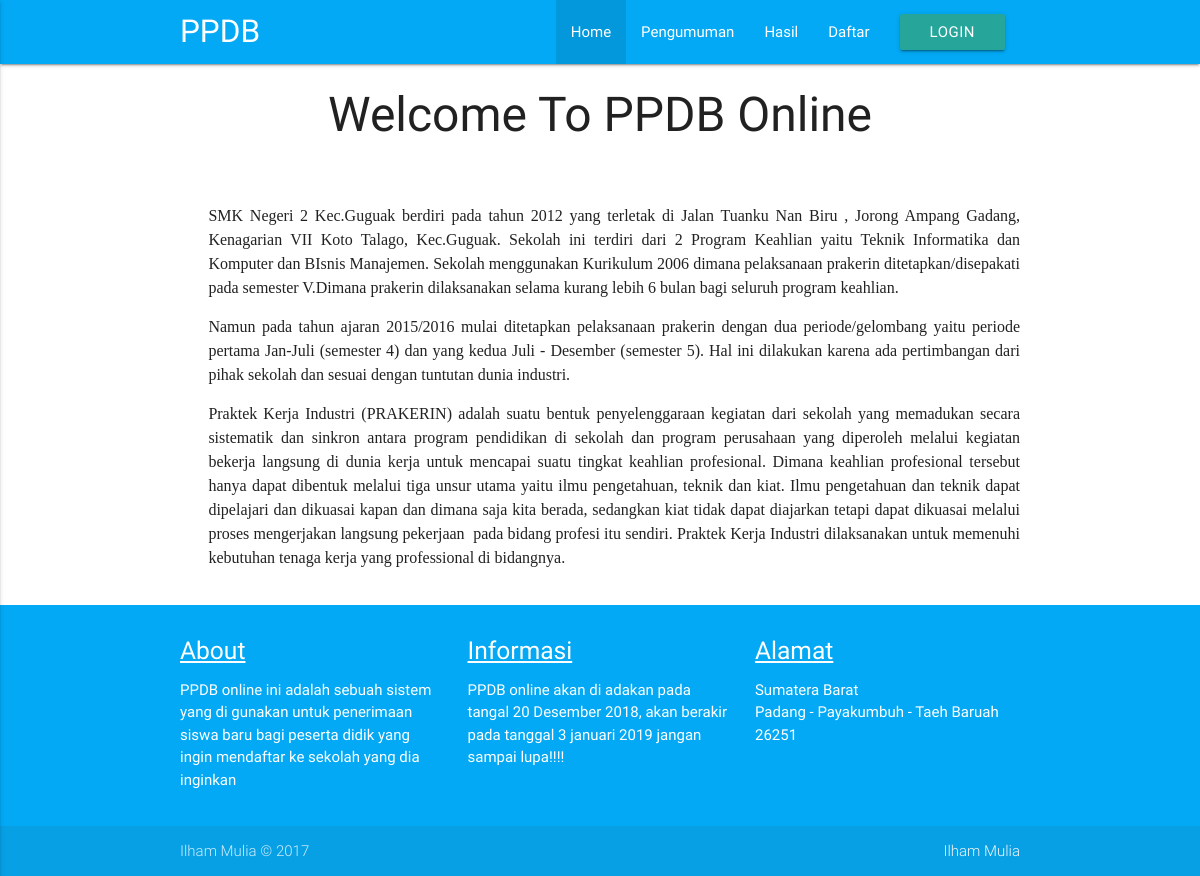
The page / on the database its author committed.
### tables this page shows
CREATE TABLE IF NOT EXISTS `config` (
`id` int(11) NOT NULL,
  `judul` varchar(200) NOT NULL,
  `text_home` text NOT NULL,
  `text_pengumuman` text NOT NULL,
  `about` text NOT NULL,
  `informasi` text NOT NULL,
  `alamat` text NOT NULL,
  `pemilik` varchar(200) NOT NULL
);

### application/models/tampil_m.php (called while the page is built, shortened)
<?php
class Tampil_m extends CI_Model{
  function data_tampil(){
    return $this->db->get('config');
  }
}

### application/controllers/home.php (called while the page is built, shortened)
<?php
class Home extends CI_Controller {
  public function __construct()
  {
    $this->load->model('login_m');
    $this->load->model('daftar_m');
    $this->load->model('tampil_m');
  }
	public function index()
	{
  $data['data'] = $this->tampil_m->data_tampil()->result();
  $this->load->view('index', $data);
	}
}

### index.php (called while the page is built, shortened)
<?php
require_once BASEPATH.'core/CodeIgniter.php';

### application/views/index.php (the view, shortened to what this page needs)
<?php
foreach ($data as $tampil) {
  ?>
<html lang="en">
<head>
  <link href="<?php echo base_url('materialize/css/materialize.css'); ?>" type="text/css" rel="stylesheet" media="screen,projection"/>
  <link href="<?php echo base_url('materialize/css/materialize.min.css'); ?>" type="text/css" rel="stylesheet" media="screen,projection"/>
</head>
<body>
<div class="navbar-fixed">
  <nav class="light-blue">
    <div class="container">
    <div class="nav-wrapper">
      <a href="#" class="brand-logo"><?php echo $tampil->judul; ?></a>
      <ul class="right hide-on-med-and-down">
        <li class="active"><a href="<?php echo base_url()?>" >Home</a></li>
        <li><a href="<?php echo base_url('index.php/home/pengumuman')?>">Pengumuman</a></li>
        <li><a href="<?php echo base_url('index.php/home/hasil')?>">Hasil</a></li>
        <li><a href="<?php echo base_url('index.php/home/daftar')?>">Daftar</a></li>
        <li><a class="waves-effect waves-light btn" href="<?php echo base_url('index.php/home/login')?>">Login</a></li>
      </ul>
    </div>
    </div>
  </nav>
</div>
<div class="container">
  <div class="row">
    <div class="col s12">
      <p>
        <?php echo $tampil->text_home; ?>
        </p>
    </div>
  </div>
</div>
<?php include 'footer.php'; ?>
<?php } ?>

### application/views/footer.php (shortened to what this page needs)
<?php
foreach ($data as $tampil) {
  ?>
<footer class=" light-blue page-footer" class="">
  <div class="container">
    <div class="row">
      <div class="col s4">
        <h5><u>About</u></h5>
        <p>
            <?php echo $tampil->about; ?>
        </p>
      </div>
      <div class="col s4">
          <h5><u>Informasi</u></h5>
          <p>
              <?php echo $tampil->informasi; ?>
          </p>
      </div>
      <div class="col s4">
        <h5><u>Alamat</u></h5>
        <p>
            <?php echo $tampil->alamat; ?>
        </p>
      </div>
    </div>
  </div>
  <div class="footer-copyright">
    <div class="container">
     <?php echo $tampil->pemilik; ?> &copy; 2017
      <a class="grey-text text-lighten-4 right" href=""><?php echo $tampil->pemilik; ?></a>
    </div>
  </div>
</footer>
  </body>
</html>
<?php } ?>

### rows shown on the page
config: judul "PPDB", text_home "Welcome To PPDB Online SMK Negeri 2 Kec.Guguak berdiri pada tahun 2012 yang terletak di Jalan Tuanku Nan Biru , Jorong Ampang Gadang, Kenagarian VII Koto Talago, Kec.Guguak. Sekolah ini terdiri dari 2 Program Keahlian yaitu Teknik Informatika dan Komputer dan BIsnis Manajemen. Sekolah menggunakan Kurikulum 2006 dimana pelaksanaan prakerin ditetapkan/disepakati pada semester V.Dimana prakerin dilaksanakan selama kurang lebih 6 bulan bagi seluruh program keahlian. Namun pada tahun ajaran 2015/2016 mulai ditetapkan pelaksanaan prakerin dengan dua periode/gelombang yaitu periode pertama Jan-Juli (semester 4) dan yang kedua Juli - Desember (semester 5). Hal ini dilakukan karena ada pertimbangan…", about "PPDB online ini adalah sebuah sistem yang di gunakan untuk penerimaan siswa baru bagi peserta didik yang ingin mendaftar ke sekolah yang dia inginkan", informasi "PPDB online akan di adakan pada tangal 20 Desember 2018, akan berakir pada tanggal 3 januari 2019 jangan sampai lupa!!!!", alamat "Sumatera Barat Padang - Payakumbuh - Taeh Baruah 26251", pemilik "Ilham Mulia"
